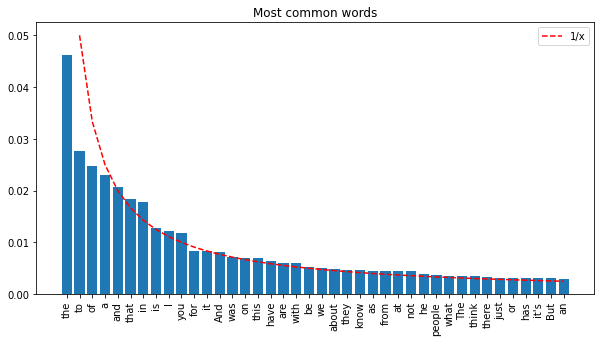
#> input picture most_common_dataset.png, 601 x 342 px
$ jupyter execute --allow-errors new-phone-who-dis-4w-copy.ipynb
#> lines starting #> are read from the running program, lines starting #| are printed output that depends on the picture
# Data Cleaning

Xander de la Bruere, Jakob Gertsch, Sam Layton, Matt Mella, Wilson Stoddard

[cell 1]
import numpy as np
import pandas as pd
import matplotlib.pyplot as plt
from hmmlearn import hmm
from sklearn.metrics import confusion_matrix
from sklearn.mixture import GaussianMixture
from sklearn.cluster import KMeans
from sklearn.feature_extraction.text import TfidfVectorizer
import os
import nltk
from nltk.stem import WordNetLemmatizer

nltk.download('wordnet')
#> (this line was passed over: nltk is not available in this run)

### Assignment Guidelines

For this assignment, you need to report your initial data exploration. Consider some of the following points as examples. Upload a Notebook with comments describing what you discovered. The emphasis here is not on perfect formatting, but on showing that you have done your due diligence in exploring the data and thinking through the consequences of what you see.

1. (DONE) Before doing any exploration, consider when and how you plan on holding out data for model evaluation. The gold standard is to have totally independent data you have never seen before tucked away so you can evaluate model performance at the end, but there can be many reasons this may not work. Explain your choice. If you do want to hold out the same data every time, consider fixing a random seed when you make the test-train split.
    - (DONE) Beware that a test set for time-series data is trickier to build than for independent data points.  If you have training data just before and just after the test data point, the correlation between them means the test depends a lot on the training data and hence is a bad test.  At least ensure your test set comes after your training data, and ideally in a separate data-collection session.
2. (DONE) Print out a few dozen rows of the data. Is there anything you didn't expect to see? What opportunities for data cleaning and feature engineering may be important? Take care of these things.
3. Plot a few individual time series and do a similar check. Is there anything unbelievable you see?
4. (DONE) How much data is missing? Is the distribution of missing data likely different from the distribution of non-missing data? How might you do a meaningful imputation (if needed)? Are there variables that should be dropped? Implement some initial solutions.
5. Is there any hint that the data you have collected is differently distributed from the actual application of interest? If so, is there a strategy, such as reweighing samples, that might help?
Use a histogram or KDE to visualize the distribution of key variables. Consider log-scaling or other scaling of the axes. How should you think about outliers? Is there a natural scaling for certain variables?
6. Use 2D and/or 3D plot scatter plots, histograms, or heat maps to look for important relationships between variables. Consider using significance tests, linear model fits, or correlation matrices to clarify relationships.
7. Does what you see change any of your ideas for what models might be appropriate? Among other things, if your models rely on specific assumptions, is there a way you can check if these assumptions actually hold by looking at the data? If you are using linear models, do the relevant plots look linear? Is there some other scaling where the model assumptions might more nearly hold?

### 1. Data for Model Evaluation

Out dataset is naturally split into episodes. To evaluate our model, we will leave out a certain percentage of episodes to train the model, then test our model on entire episodes to see how successfully we can identify different speakers. Training on the same episode would fail to provide independent enough data, giving us too much information with the sentence before and after a test sentence.

However, by using separate episodes, we are testing on data that comes from a separate data collection session. This essentially matches the indicated gold standard of data, where we will permanently set aside a test set of episodes to train on. The test data is structured the same way as the training data, which will be ideal for evaluating our models on.

### 2. Basic Description of Data

Our dataset comes from consists of over 140 thousand radio transcripts from NPR. The episodes come from a span of 20 years between January 1999 and October 2019. The transcribed text represents over 10 thousand hours of audio. The data is stored in a CSV file and is summarized by the table below.

| Column | Data Type | Description |
| --- | --- | --- |
| `episode` | int | The episode number |
| `episode_order` | int | The line number within each episode. Note that when a different person begins speaking, the row ends and another begins |
| `speaker` | str | The speaker and (usually) their title |
| `utterance` | str | A block of transcribed audio |

[cell 2]
# read in data
path = os.getcwd()
#> (the rest of this cell did not finish here and is left out)

We aren't concerned with audio where there is no defined speaker (for example, the intro and outro), so we dropped these lines. In addition, we didn't expect to see any rows with `NaN` values in `utterance` so we dropped those, which is done in a later section. Other than the relatively few rows with `NaN` values, the data set was quite clean. Below we add one column, `word_count`, to keep track of how many words are in row of `utterance`.

### 3. Individual Time Series Checks

[cell 3]
def plot_speaker_distribution_for_episode(df, episode):

    # print the episode
    print('Episode:', episode)

    # Filter the dataframe for the specific episode
    df_episode = df[df['episode'] == episode]

    # print the amount of speakers
    print('Speakers:', len(df_episode['speaker'].unique()))

    # Group by 'speaker' and count the number of rows
    speaker_counts = df_episode['speaker'].value_counts()

    # Plot a bar chart
    speaker_counts.plot(kind='bar')
    plt.ylabel('Number of utterances')
    plt.title(f'Distribution of utterances per speaker for episode {episode}')
    plt.show()

# iterate through the first 10 episodes
#> (the rest of this cell did not finish here and is left out)

We will find that the distribution of speakers is not equally split. Because many of these conversations are interviews, we will find one speaker overwhelmingly dominates the conversation. Further, outside callers into the show will imply that the members of a conversation vary as callers join and leave the conversation.

OK here's a distribution of number of words per utterance!!!

#> (a cell that did not finish here is left out)

#> (a cell that did not finish here is left out)

#> (a cell that did not finish here is left out)

### This is an alternative dataset of just 2-person conversations. This dataset limits what we are modeling to just 2 different speakers, but will avoid the issue of variable participants in a conversation

#> (a cell that did not finish here is left out)

### 4. Missing Data

As seen below, our dataframe has relatively few rows with `NaN` value, all of which appear in the `utterance` column. We drop these rows without any material effect to our analysis. Again, since we are concerned with identifying speakers, we can safely drop entries where nothing is said. No imputations are necessary to handle missing values as we simply drop them.

#> (a cell that did not finish here is left out)

### 5. Distribution of Data

The theoretical observation space is the space of all conversations. That is a very large space to work with. We are retrieving data mainly from NPR thus the data is expected to be skewed in some ways. Podcasts tend to be more formal. Small talk is not likely to be represented since these are interview-like conversations. That being said, the main structure of conversations will likely be preserved in the data. Below is a comparison of our dataset with the Google Web Trillion Word Corpus that pulls data from every text available to Google which we can assume is a good sampling of what the true distribution of english would approach.

[cell 9]
plt.figure(figsize=(10,10))
plt.subplot(211)
plt.imshow(plt.imread('most_common_dataset.png'))
plt.axis('off')

plt.subplot(212)
plt.imshow(plt.imread('most_common_english.png'))
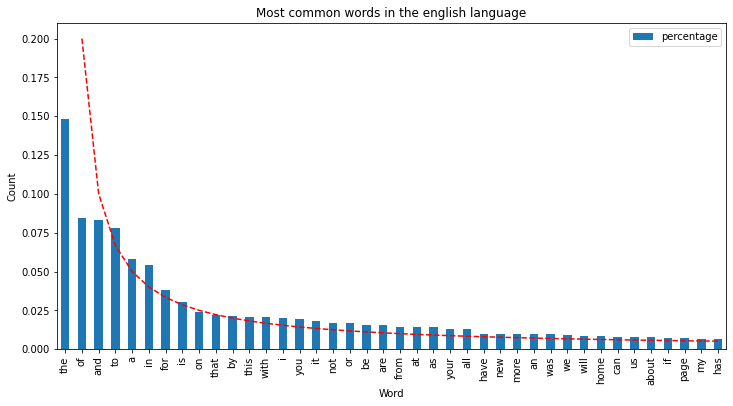
#> input picture most_common_english.png, 733 x 406 px
plt.axis('off')
plt.show()
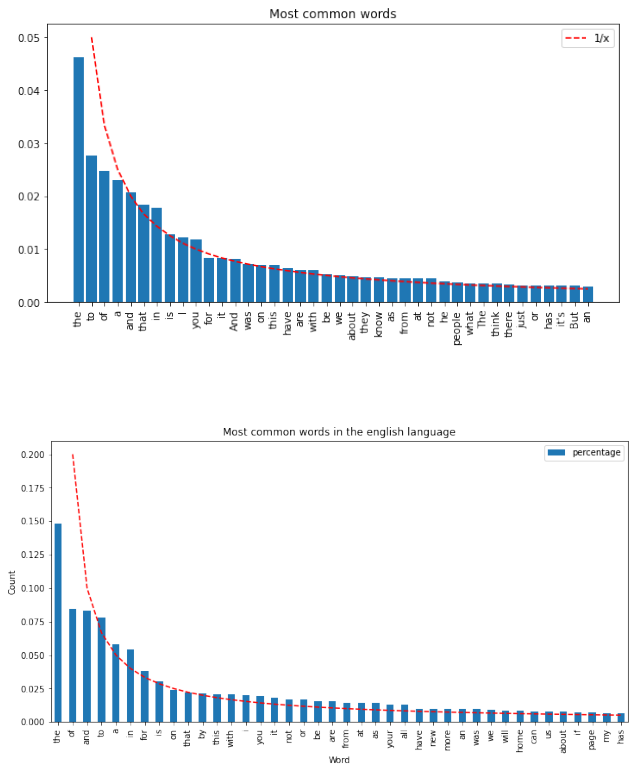
#> figure drawn by matplotlib, 2 panels

The first image is of our dataset and the second image is of the Google Web Trillion Word Corpus. We see there is a larger percentage of stopping words like "the" and "of" which is to be expected as the text becomes more diverse. The top 40 words in each dataset are mostly similar with the same general distribution. This gives us confidence that the NPR dataset will serve our purposes as a labeled conversation dataset.

### 6. Visualizations of Data Relationships

Here are some bar plots of word distributions by speaker for one episode of NPR. The first plot is the shape of the distribution of top 40 words by speaker. We see that the general distributions most common words is similar across the speakers.

[cell 10]
# Load and plot the image
image = plt.imread('comp_of_speaker_dist.png')
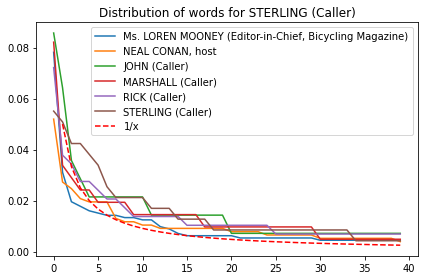
#> input picture comp_of_speaker_dist.png, 424 x 280 px
#> image is the input picture: shape (280, 424, 4) float32; mean R, G, B, A 0.943, 0.934, 0.933, 0.767
plt.imshow(image)
plt.axis('off')
plt.show()

However when we analyze which words are found in each speakers top 40 words we have a more relevant analysis. Here is a plot of the top 40 words overall on the x-axis with the number of individual speakers (out of 6 for the episode) that have that word in their individual top words. The sharp drop off shows the unique vocabularies found among these 6 speakers even when talking about the same topic.

[cell 11]
# Load and plot the image
image = plt.imread('number_speakers_by_word.png')
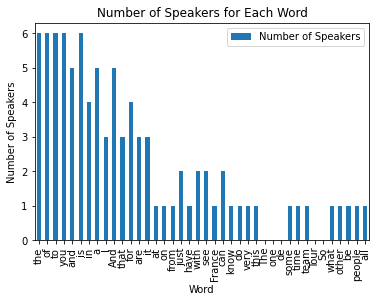
#> input picture number_speakers_by_word.png, 377 x 302 px
#> image is the input picture: shape (302, 377, 4) float32; mean R, G, B, A 0.844, 0.884, 0.911, 0.664
plt.imshow(image)
plt.axis('off')
plt.show()

This is very encouraging for us since our assumption is that by word usage we will be able to differentiate between speakers. It is further encouraging since this in no way accounts for sequential information like how those words are used in each speakers sentence structure.

We also lemmatized and vectorized the dataset to allow us to make other visualizations. Here is an example of what we found. This data represents two of the top hosts. The data is taking the vectorized rows in the dataset specific to these two speakers and plotted in two dimensions using PCA. We see clear differences being detected even if there is some overlap. The ovelap may cause some concern, however since they are speaking the same language this is to be expected. We should be able to work with the differences we do see.

[cell 12]
# Load and plot the image
image = plt.imread('two_top_speakers_scatter.png')
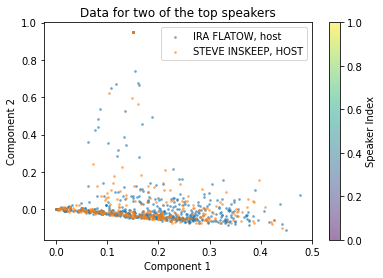
#> input picture two_top_speakers_scatter.png, 383 x 278 px
#> image is the input picture: shape (278, 383, 4) float32; mean R, G, B, A 0.939, 0.94, 0.938, 0.591
plt.imshow(image)
plt.axis('off')
plt.show()
